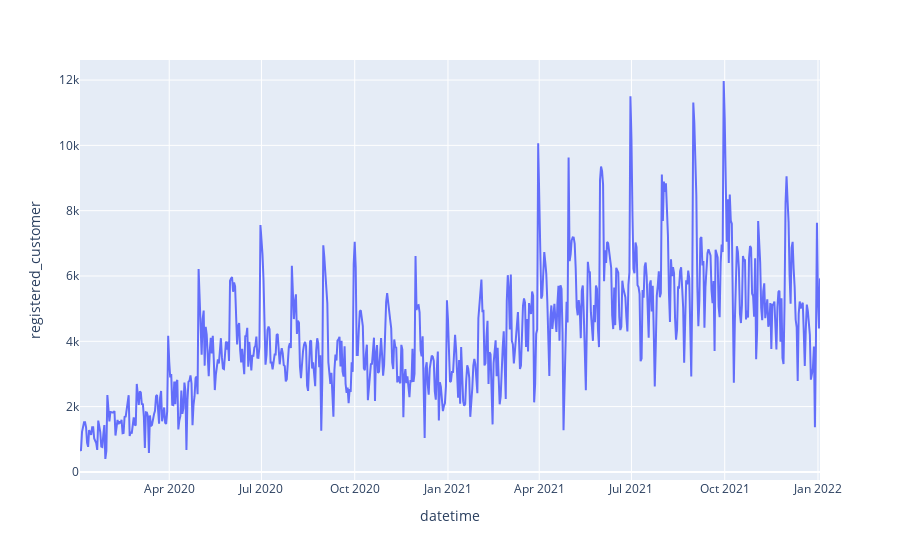

Notebook cell for this chart:
### Code cell
px.line(df1, x=df1.index, y="registered_customer")

### Figure 1 — Plotly figure (JSON) as saved in the notebook; plotly's stock layout.template omitted (floating-point values rounded to 4 significant figures; data arrays with more than 128 entries replaced by an {"elided": "..."} marker saying what was removed)
{"data": [{"hovertemplate": "datetime=%{x}<br>registered_customer=%{y}<extra></extra>", "legendgroup": "", "line": {"color": "#636efa", "dash": "solid"}, "marker": {"symbol": "circle"}, "mode": "lines", "name": "", "orientation": "v", "showlegend": false, "type": "scatter", "x": {"elided": "731 str values"}, "xaxis": "x", "y": {"elided": "731 int values"}, "yaxis": "y"}], "layout": {"legend": {"tracegroupgap": 0}, "margin": {"t": 60}, "xaxis": {"anchor": "y", "domain": [0, 1], "title": {"text": "datetime"}}, "yaxis": {"anchor": "x", "domain": [0, 1], "title": {"text": "registered_customer"}}}}
